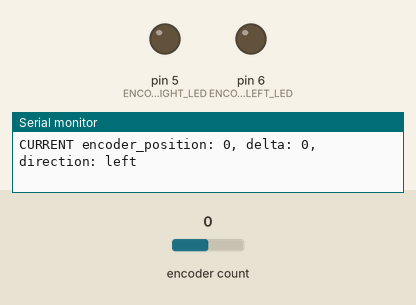
A sketch run on a simulated Arduino Uno, built with avr-gcc and run on an emulated ATmega328P. Shown: output pins drawn as LEDs (lit = HIGH), the last lines printed to the serial monitor. The inputs (shaded band) are chosen by the test bench; at power-on: encoder count 0.

Above: at 1.2 s.
1.3 s: encoder count set to 1
At 2.2 s:
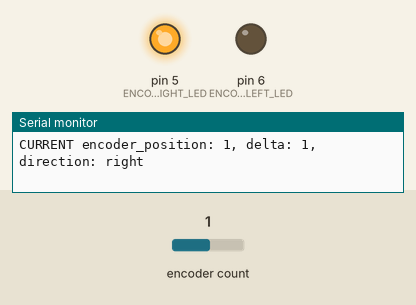
2.8 s: encoder count set to 0
At 3.3 s:
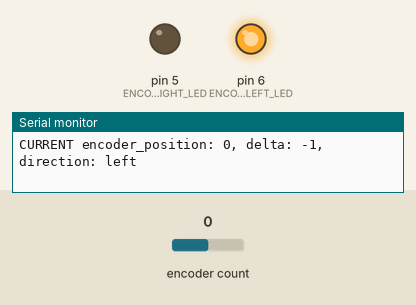
4.3 s: encoder count set to 4
At 5.5 s:
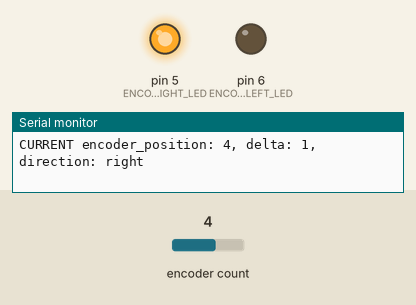
5.8 s: encoder count set to 3
At 6.8 s:
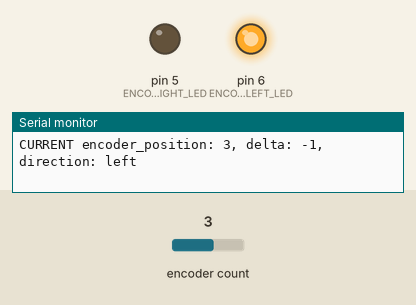
Timing chart, 0 to 8.3 s (numbered marks = the images above; inputs shaded):
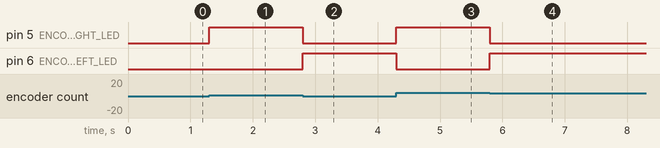

Measured:
- after the input at 1.3 s, pin 5 (ENCODER_RIGHT_LED): LOW → HIGH at once
- after the input at 2.8 s, pin 5 (ENCODER_RIGHT_LED): HIGH → LOW at once; pin 6 (ENCODER_LEFT_LED): LOW → HIGH at once
- after the input at 4.3 s, pin 5 (ENCODER_RIGHT_LED): LOW → HIGH at once; pin 6 (ENCODER_LEFT_LED): HIGH → LOW at once
- after the input at 5.8 s, pin 5 (ENCODER_RIGHT_LED): HIGH → LOW at once; pin 6 (ENCODER_LEFT_LED): LOW → HIGH at once

The sketch:

RotaryPolling.ino
```cpp
/*

  RotaryEncoderMethods/RotaryPolling
  Test rotary-encoder input using polling and the Rotary library

  For info and circuit diagrams see https://github.com/tardate/LittleArduinoProjects/tree/main/playground/RotaryEncoderMethods

 */

#include <Rotary.h>

#define ENCODER_RIGHT_LED 5
#define ENCODER_LEFT_LED 6

#define ENCODER_PIN_A 2
#define ENCODER_PIN_B 3

int current_encoder_position = 0;
int current_encoder_delta = 0;

Rotary encoder = Rotary(ENCODER_PIN_A, ENCODER_PIN_B);

void setup() {
  Serial.begin(115200);
  pinMode(ENCODER_LEFT_LED, OUTPUT);
  pinMode(ENCODER_RIGHT_LED, OUTPUT);
}

void loop() {
  if(encoderPositionUpdated()) printEncoderInfo();
}

void printEncoderInfo() {
  Serial.print("CURRENT encoder_position: ");
  Serial.print(current_encoder_position);
  Serial.print(", delta: ");
  Serial.print(current_encoder_delta);
  Serial.print(", direction: ");
  if(current_encoder_delta>0) Serial.println("right");
  else Serial.println("left");
}

bool encoderPositionUpdated() {
  static int last_position = -999;
  unsigned char result = encoder.process();

  if (result == DIR_NONE) {
    // do nothing
  }
  else if (result == DIR_CW) {
    current_encoder_delta = 1;
    current_encoder_position++;
    digitalWrite(ENCODER_LEFT_LED, LOW);
    digitalWrite(ENCODER_RIGHT_LED, HIGH);
  }
  else if (result == DIR_CCW) {
    current_encoder_delta = -1;
    current_encoder_position--;
    digitalWrite(ENCODER_LEFT_LED, HIGH);
    digitalWrite(ENCODER_RIGHT_LED, LOW);
  }

  bool updated = (current_encoder_position != last_position);
  last_position = current_encoder_position;

  return updated;
}
```
